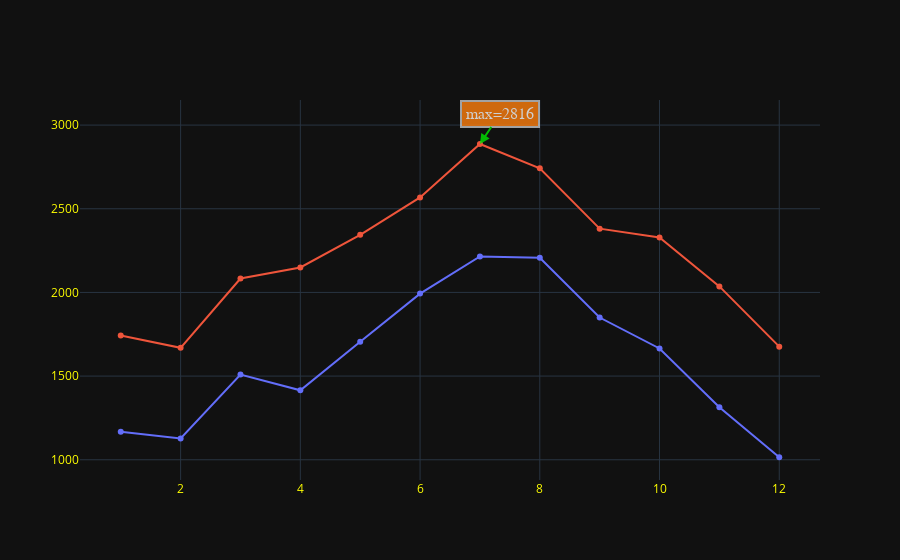

Notebook source saved alongside this figure:
### Code cell
y = 2020
year = df[df.index.year == y]
monthly = year.resample('M').sum()
y_m = monthly.tmax.max()
x_m = monthly.loc[monthly.tmax == y_m].index.month[0]
fig = go.Figure()
fig.add_trace(go.Scatter(x=monthly.index.month, y=monthly['tmin'],
    name=ele['tmin'],
    connectgaps=True)
)

fig.add_trace(go.Scatter(x=monthly.index.month, y=monthly['tmax'],
    name=ele['tmax'],
    connectgaps=True,)
)
fig.update_layout(
    barmode='overlay',
    # title={
    #     'text': f'<b>Tổng nhiệt độ của năm {y}</b>',
    #     'y':0.8,
    #     'x':0.5,
    #     'xanchor': 'center',
    #     'yanchor': 'top'},
    title_font_color="red",
    font_color="yellow",
    hovermode="x unified",
    hoverlabel=dict(
        bgcolor="gray",
        font_size=16,
        font_family="Rockwell"),
    showlegend = False
)
fig.add_annotation(
        x=x_m,
        y=y_m,
        xref="x",
        yref="y",
        text="max=2816",
        showarrow=True,
        font=dict(
            family="Courier New, monospace",
            size=16,
            color="#ffffff"
            ),
        align="center",
        arrowhead=2,
        arrowsize=1,
        arrowwidth=2,
        arrowcolor="#00e600",
        ax=20,
        ay=-30,
        bordercolor="#c7c7c7",
        borderwidth=2,
        borderpad=4,
        bgcolor="#ff7f0e",
        opacity=0.8
        )
fig.update_layout(yaxis_title=None, xaxis_title=None, margin=dict(l=5, r=5, t=5, b=5))
fig.show()

### Figure 1 — Plotly figure (JSON) as saved in the notebook; plotly's stock layout.template omitted (floating-point values rounded to 4 significant figures)
{"data": [{"connectgaps": true, "name": "Nhiệt độ thấp nhất", "type": "scatter", "x": [1, 2, 3, 4, 5, 6, 7, 8, 9, 10, 11, 12], "y": [1167, 1127, 1509, 1415, 1705, 1993, 2215, 2207, 1850, 1665, 1314, 1015]}, {"connectgaps": true, "name": "Nhiệt độ cao nhất", "type": "scatter", "x": [1, 2, 3, 4, 5, 6, 7, 8, 9, 10, 11, 12], "y": [1743, 1669, 2083, 2149, 2344, 2568, 2887, 2742, 2381, 2328, 2036, 1676]}], "layout": {"annotations": [{"align": "center", "arrowcolor": "#00e600", "arrowhead": 2, "arrowsize": 1, "arrowwidth": 2, "ax": 20, "ay": -30, "bgcolor": "#ff7f0e", "bordercolor": "#c7c7c7", "borderpad": 4, "borderwidth": 2, "font": {"color": "#ffffff", "family": "Courier New, monospace", "size": 16}, "opacity": 0.8, "showarrow": true, "text": "max=2816", "x": 7, "xref": "x", "y": 2887, "yref": "y"}], "barmode": "overlay", "font": {"color": "yellow"}, "hoverlabel": {"bgcolor": "gray", "font": {"family": "Rockwell", "size": 16}}, "hovermode": "x unified", "showlegend": false, "title": {"font": {"color": "red"}}}}
